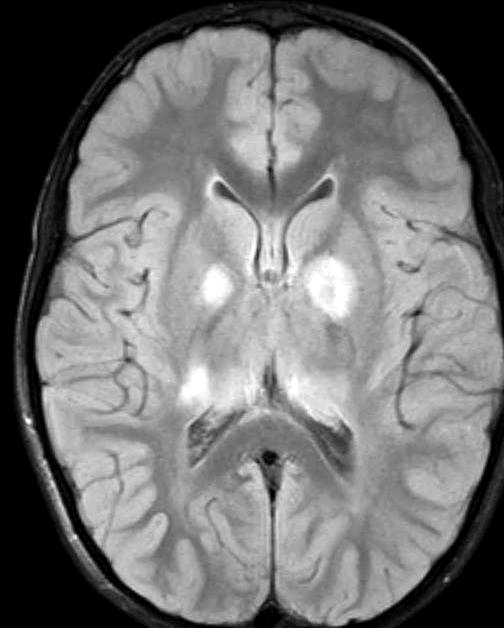
%> input picture brain.jpg, 504 x 628 px
$ octave ex_3.m   (GNU Octave 9; MATLAB toolbox functions it lacks are replaced by stand-ins)
%> lines starting %> are read from the running program, lines starting %| are printed output that depends on the picture; in (x1, y1, x2, y2) boxes, pixels count from 0 and x2, y2 are one past the last pixel; in counts of white or black regions, pixels touching at a corner belong together; the program's own positions count from 1
clear
clf
f=imread('brain.jpg');
%> f is the input picture: size 628x504x3 uint8; min 0, max 255, mean 115.3
f=im2double(f(:,:,1));
%> f: size 628x504 double
figure(1),imshow(f)
imshow(f)
impixelinfo

nf=imnoise(f,'salt & pepper');
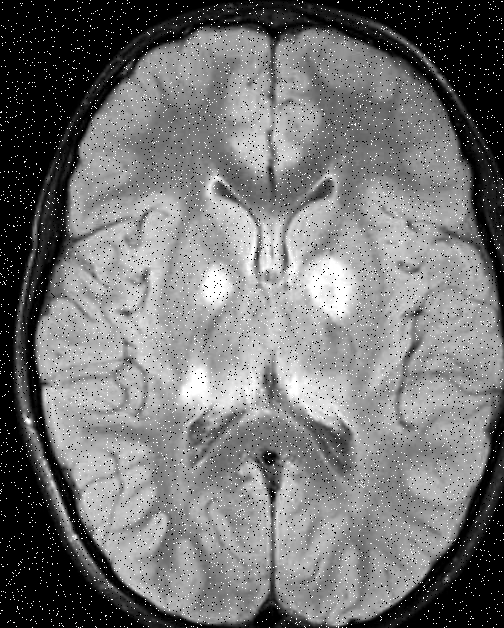
%> nf: size 628x504 double; min 0, max 1, mean 0.455
figure(2),imshow(nf),title('Salt & Pepper')
nnf=imnoise(f,'gaussian');
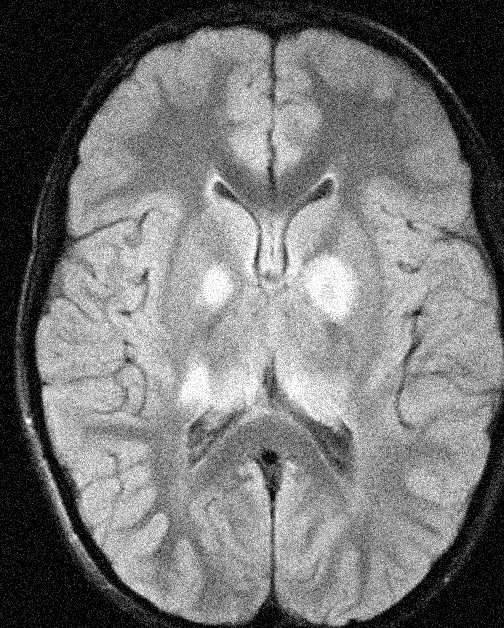
%> nnf: size 628x504 double; min 0, max 1, mean 0.46
figure(3),imshow(nnf),title('Gaussian')

% Binarization or Thresholding
% grayscale to binary image
% set the threshold, check if original pixel value > threshold
% corresponding output pixel will be 1 and vice versa
thes=0.6;
for i=1:size(f,1)
    for j=1:size(f,2)
        if f(i,j)>thes
            g(i,j)=1;
        else
            g(i,j)=0;
        end
    end
end
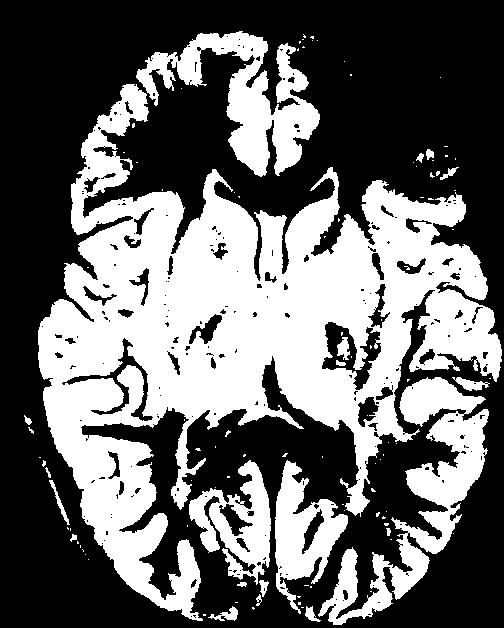
%> g: size 628x504 double; values 0 (black) and 1 (white), 40.7% white; 106 white regions (85 under 20 px), largest, box (x1, y1, x2, y2) and area: (38, 84, 502, 621) 95690, (318, 377, 489, 625) 11630, (136, 31, 320, 177) 9998
figure(4),imshow(g)

%level slicing -> Binarization with two threshold values
thres1=0.5;
thres2=0.6;
for i=1:size(f,1)
    for j=1:size(f,2)
        if f(i,j)>thres1 && f(i,j)<thres2
            g3(i,j,1)=244/255;
            g3(i,j,2)=153/255;
            g3(i,j,3)=255/255;
        else
            g3(i,j,1)=f(i,j);
            g3(i,j,2)=f(i,j);
            g3(i,j,3)=f(i,j);
        end
    end
end
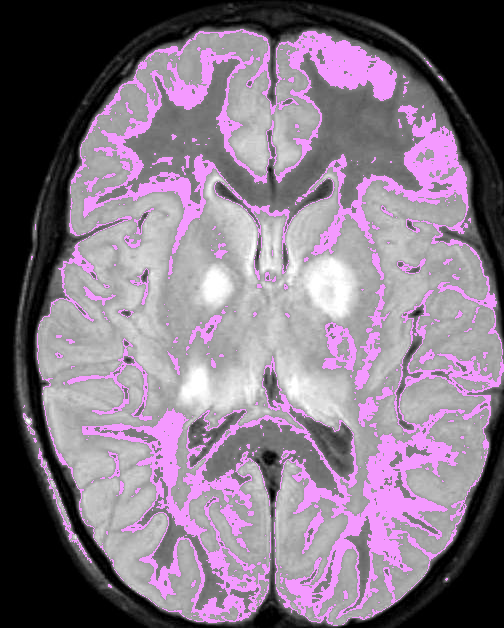
%> g3: size 628x504x3 double; mean R, G, B 0.517, 0.46, 0.524
figure(5),imshow(g3)

%Negative  change to opposite

for i=1:size(f,1)
    for j=1:size(f,2)
        g5(i,j)=1-f(i,j);
    end
end
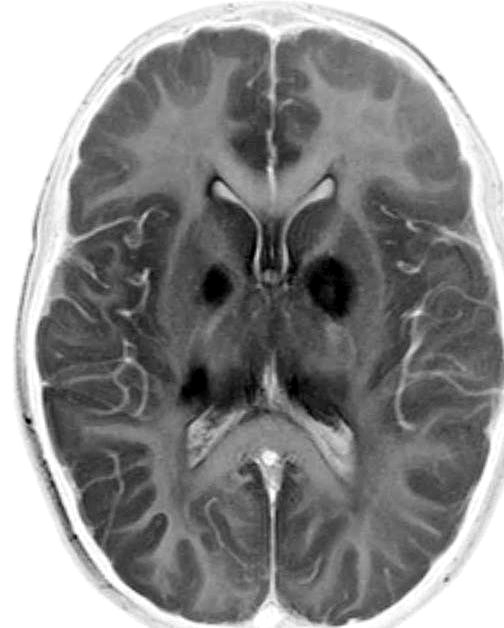
%> g5: size 628x504 double; min 0, max 1, mean 0.548
figure(6),imshow(g5)

$ run again, with baboon.jpg copied over brain.jpg
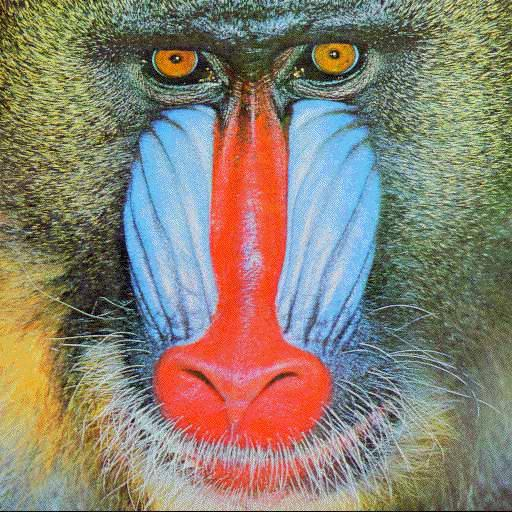
%> input picture baboon.jpg, 512 x 512 px
%> f is the input picture: size 512x512x3 uint8; mean R, G, B 137.8, 128.7, 113.9
%> f: size 512x512 double
%> after the loop `for i=1:size(f,1)`:
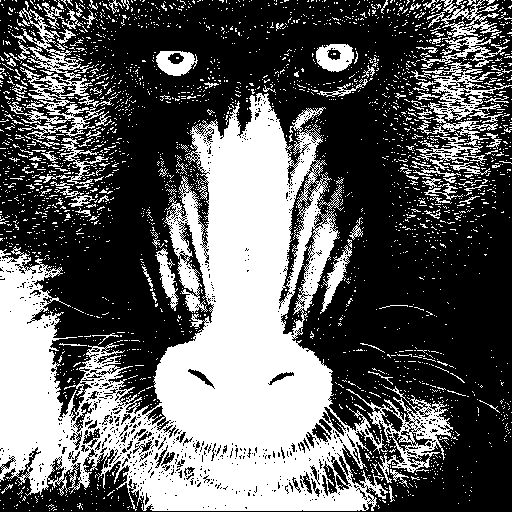
%> g: size 512x512 double; values 0 (black) and 1 (white), 37.8% white; 2764 white regions (2640 under 20 px), largest, box (x1, y1, x2, y2) and area: (0, 93, 388, 511) 72858, (9, 8, 105, 137) 2844, (346, 385, 453, 483) 2469
%> after the loop `for i=1:size(f,1)`:
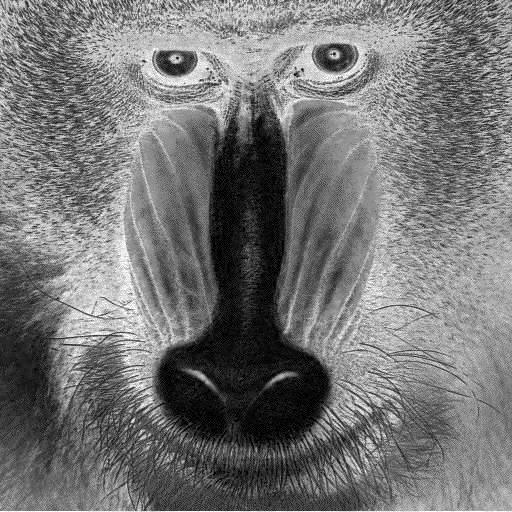
%> g5: size 512x512 double; min 0, max 1, mean 0.46

$ run again, with bridge_2.jpg copied over brain.jpg
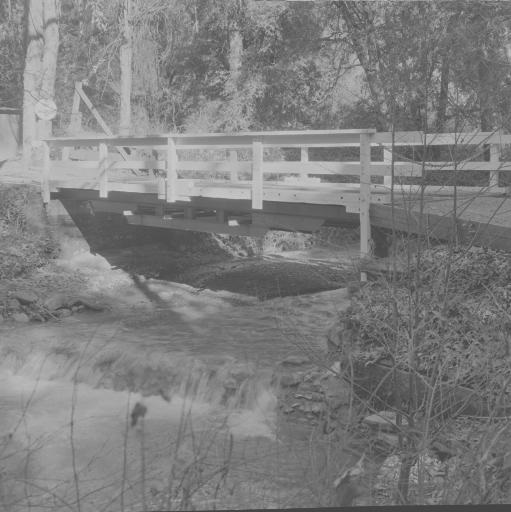
%> input picture bridge_2.jpg, 511 x 512 px
%> f is the input picture: size 512x511x3 uint8; min 56, max 208, mean 126.2
%> f: size 512x511 double
%> after the loop `for i=1:size(f,1)`:
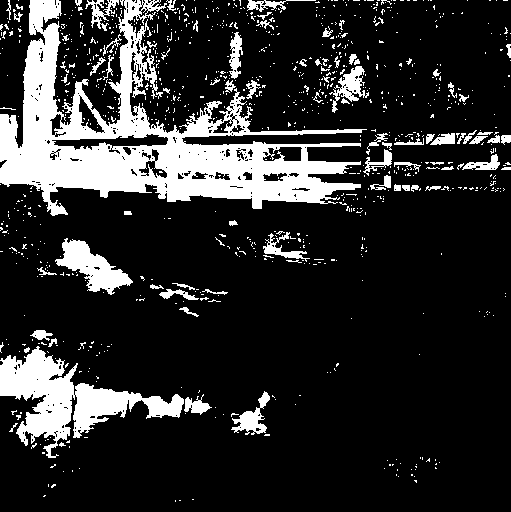
%> g: size 512x511 double; values 0 (black) and 1 (white), 17.5% white; 955 white regions (873 under 20 px), largest, box (x1, y1, x2, y2) and area: (0, 0, 367, 216) 26856, (0, 346, 184, 458) 7147, (55, 238, 133, 295) 1870
%> after the loop `for i=1:size(f,1)`:
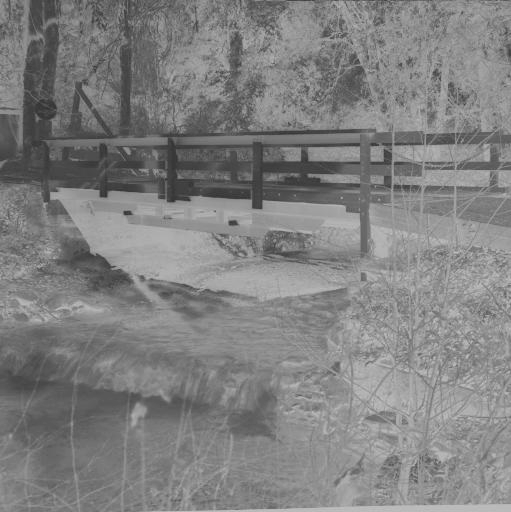
%> g5: size 512x511 double; min 0.184, max 0.78, mean 0.505
